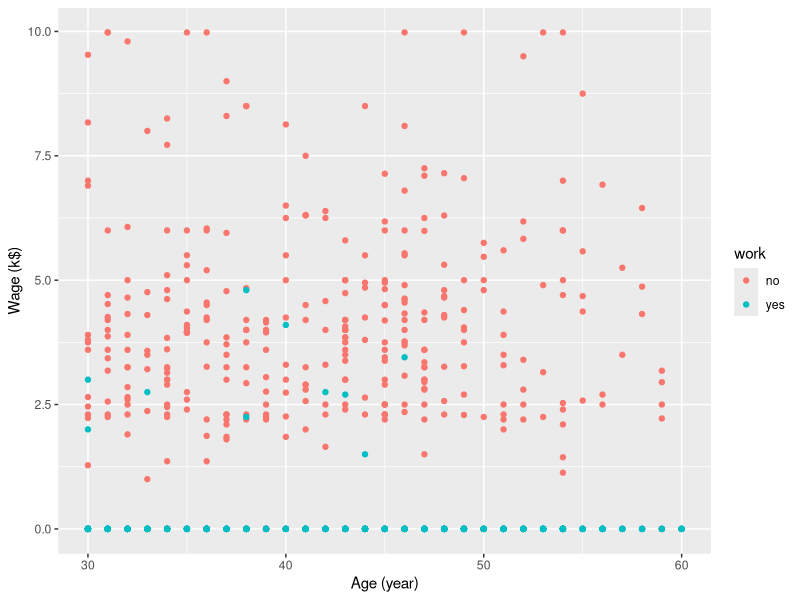
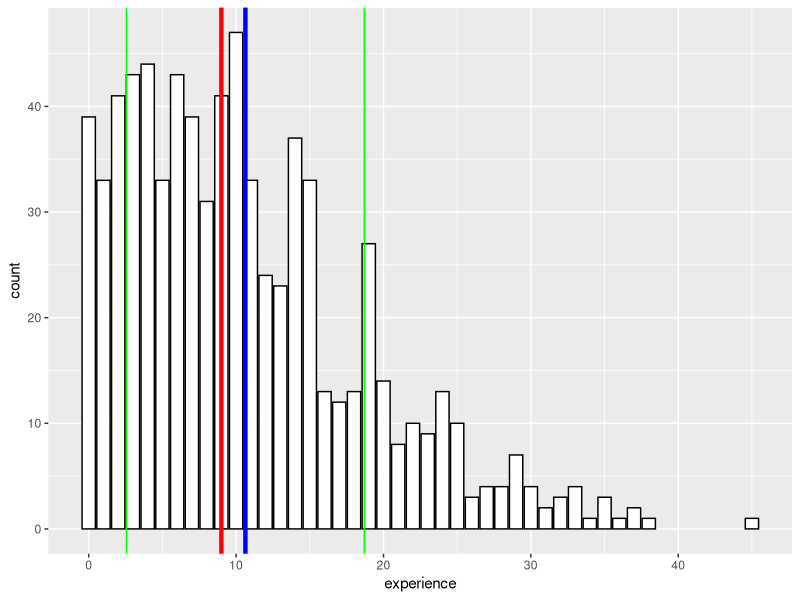
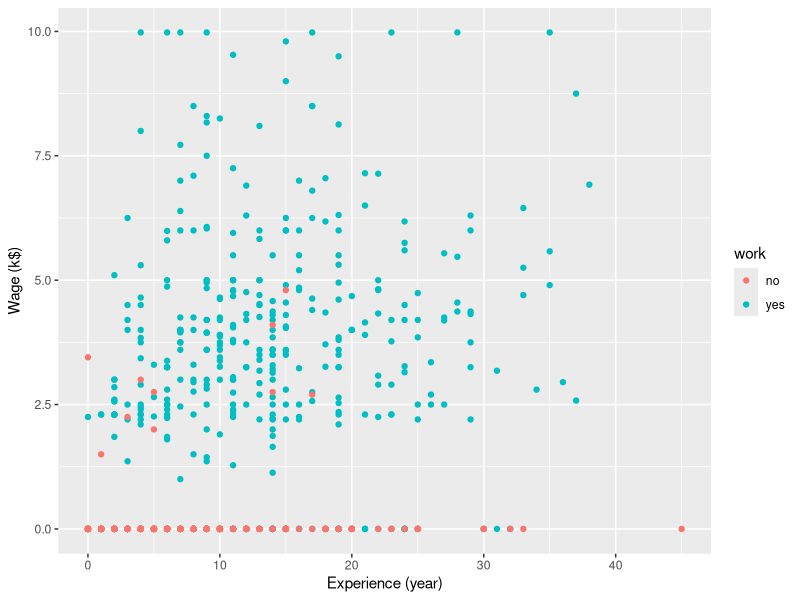
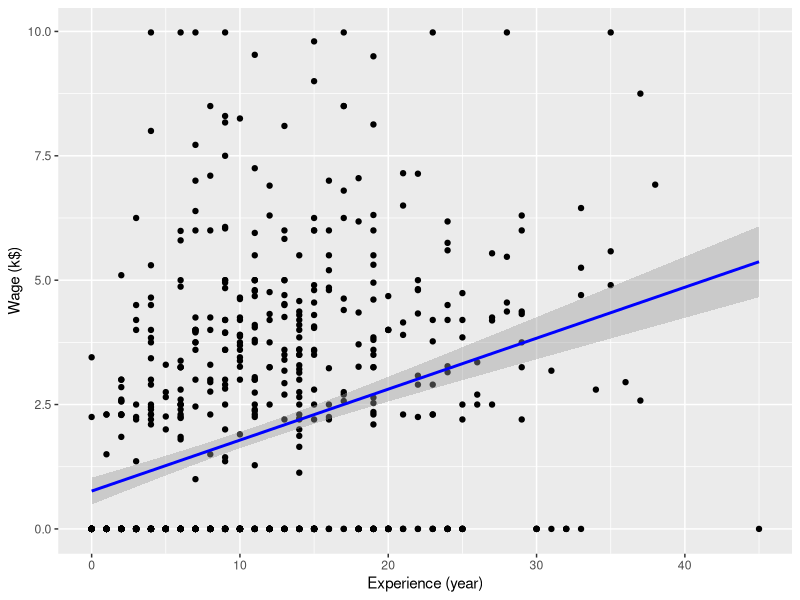
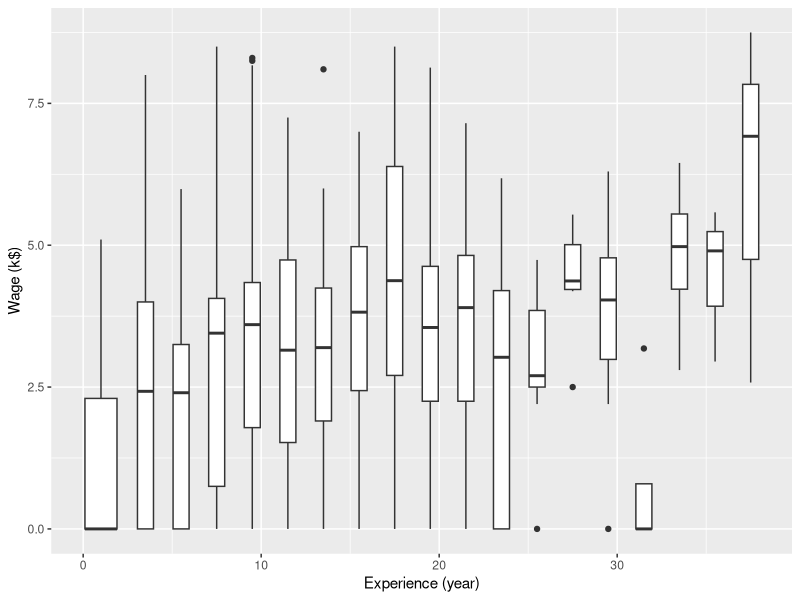
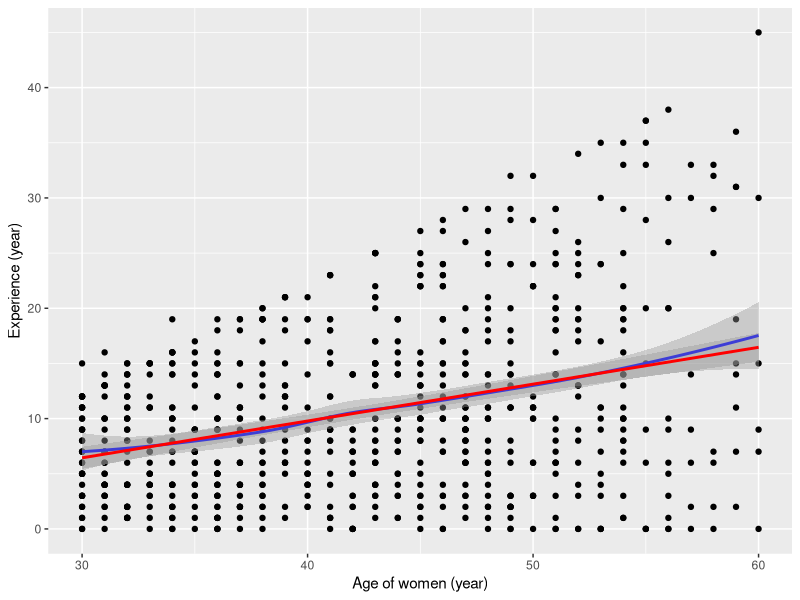
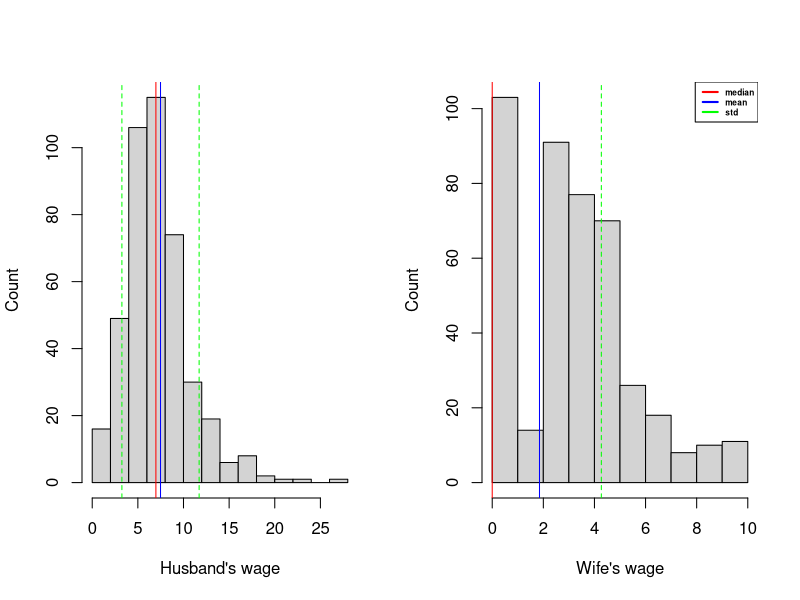
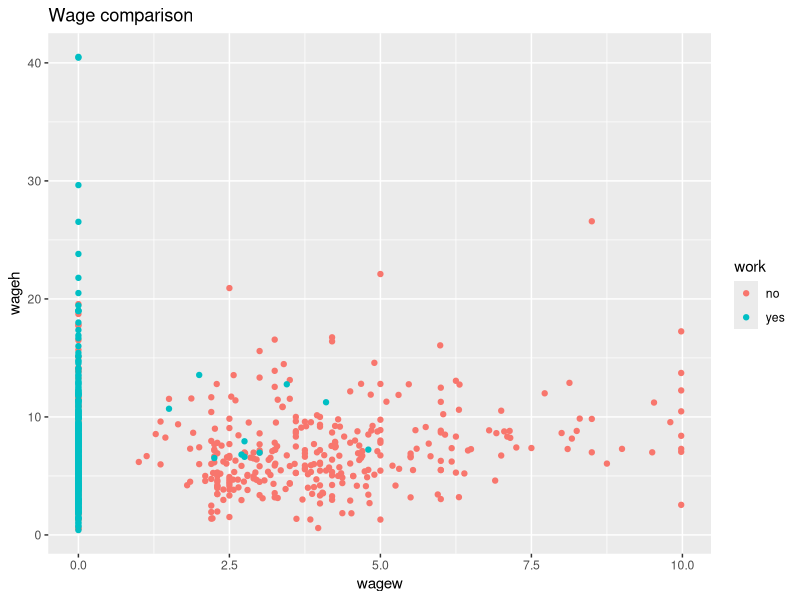

The R source for these figures, in order:
## ---- chunk 1
knitr::opts_chunk$set(echo = TRUE)
## ---- chunk 2
library(ggplot2)
library(plyr)
library(reshape2)
my_data = read.csv("Mroz.csv")

# Not all columns are inreresting to sum up (too much otherwise)
# Here, we focus on columns about women
summary(my_data[c(3, 4, 5, 6, 9, 17, 19)])

## ---- chunk 3
p0 <- ggplot(data=my_data, aes(x=agew, y=wagew, color=work)) + 
  labs(x="Age (year)", y="Wage (k$)") +
  geom_point()
p0
## ---- chunk 4
data_clean = read.csv("Mroz_cleaned.csv")
## ---- chunk 5
# Stats
median_exp <- median(data_clean$experience)
mean_exp <- mean(data_clean$experience)
sd_exp <- sd(data_clean$experience)

#Display stats
median_exp
mean_exp
sd_exp

#Plot
p1 <- ggplot(data=data_clean, aes(experience)) + 
  geom_bar(fill="white", colour = "black") + 
  geom_vline(xintercept = median_exp, color="red", size = 1.5) +
  geom_vline(xintercept = mean_exp, colour = "blue", size = 1.5) + 
  geom_vline(xintercept = mean_exp-sd_exp, colour="green") + 
  geom_vline(xintercept = mean_exp+sd_exp, colour="green") 

p1
## ---- chunk 6
p2 <- ggplot(data=data_clean, aes(experience, wagew, color=work)) + 
  geom_point() + 
  labs(x="Experience (year)", y="Wage (k$)")

p2
## ---- chunk 7
p3 <- ggplot(data=data_clean, aes(experience, wagew)) + 
  geom_point() + 
  geom_smooth(method = "lm", color = "blue") + 
  labs(x="Experience (year)", y="Wage (k$)")

p3

# Check exact correlation between the two
cor(data_clean$experience, data_clean$wagew)
## ---- chunk 8
# Women who are working, without outliers(huge wages)
data_without_hW <- subset(data_clean, data_clean$work=="yes" & data_clean$wagew<9 )

p4 <- ggplot(data=data_without_hW, aes(x=experience, y=wagew, group=cut_interval(x = experience, length = 2))) + 
  geom_boxplot() +
  labs(x="Experience (year)", y="Wage (k$)")

p4
## ---- chunk 9
working_w <- subset(data_clean, data_clean$work=="yes")

p5 <- ggplot(data=data_clean, aes(agew, experience)) + 
  geom_point() + 
  geom_smooth(color = "blue") + #loess method
  geom_smooth(method = "lm", color="red") + 
  labs(x="Age of women (year)", y="Experience (year)")

p5

cor(data_clean$agew, data_clean$experience)
cor(working_w$agew, working_w$experience)
## ---- chunk 10
meanw = mean(my_data$wagew)
meanh = mean(my_data$wageh)

stdw = sd(my_data$wagew)
stdh=sd(my_data$wageh)

medianw = median(my_data$wagew)
medianh = median(my_data$wageh)

## ---- chunk 11
par(mfrow=c(1,2))

hist(working_w$wageh,xlab="Husband's wage", ylab="Count", main="")
abline(v = medianh, col = "red")
abline(v = meanh, col = "blue")
abline(v = meanh+stdh, col = "green", lty = 2)
abline(v = meanh-stdh, col = "green", lty = 2)

hist(working_w$wagew,xlab="Wife's wage", ylab="Count",main="")
abline(v = medianw, col = "red")
abline(v = meanw, col = "blue")
abline(v = meanw+stdw, col = "green", lty = 2)
abline(v = meanw-stdw, col = "green", lty = 2)
legend("topright",c("median","mean","std"),col=c("red","blue","green"),lwd=2,text.font=2,cex = 0.5)

## ---- chunk 12

qplot(data=my_data ,x=wagew, y=wageh,color=work,main="Wage comparison")

## ---- chunk 13
qplot(data=working_w,x=wagew, y=wageh,main="Wage comparison")
## ---- chunk 14
ggplot(data=working_w ,aes(x=wagew, y=wageh)) + 
  geom_smooth(method="lm") +
  labs(x="Wage of women (k$)", y="Wage of husbands (k$)") +
  geom_point()

## ---- chunk 15
ggplot(data=working_w, aes(x=wagew, y=wageh , group=cut_interval(x=wagew, length=1))) + 
  geom_boxplot()

## ---- chunk 16
 

#ggplot(subset(data.m, value > 0), aes(x = value, y = variable, fill=variable)) + geom_bar(stat = "identity") + xlab("Number of children in Family") +ylab("Count")

ggplot(my_data, aes(child6+child618)) + geom_bar()

## ---- chunk 17

ggplot(my_data, aes( factor(ifelse((child6+child618) > 0, 1, 0)), hoursh)) + geom_violin(scale="area") + xlab("Children in the family (yes = 1/no = 0)") + ylab("Hours worked by husband")

cor(my_data$hoursw,ifelse((my_data$child6+my_data$child618) > 0, 1, 0))

ggplot(my_data, aes( factor(ifelse((child6+child618) > 0, 1, 0)), hoursw)) + geom_violin(scale="area") + xlab("Children in the family (yes = 1/no = 0)") + ylab("Hours worked by wife")

cor(my_data$hoursh,ifelse((my_data$child6+my_data$child618) > 0, 1, 0))

ggplot(my_data, aes( factor(ifelse((child6+child618) > 0, 1, 0)), hoursw+hoursh)) + geom_violin(scale="area") + xlab("Children in the family (yes = 1/no = 0)") + ylab("Hours worked by both husband and wife")
cor((my_data$hoursh + my_data$hoursw),ifelse((my_data$child6+my_data$child618) > 0, 1, 0))



## ---- chunk 18


ggplot(my_data, aes( factor(child6+child618), hoursw)) + geom_boxplot() + xlab("Amount of Children") + ylab("Hours worked by wife")
ggplot(my_data, aes( factor(child6+child618), hoursh)) + geom_boxplot() + xlab("Amount of Children") + ylab("Hours worked by husband")

cor(my_data$hoursw, my_data$child6 + my_data$child618 )
cor(my_data$hoursh, my_data$child6 + my_data$child618 )
